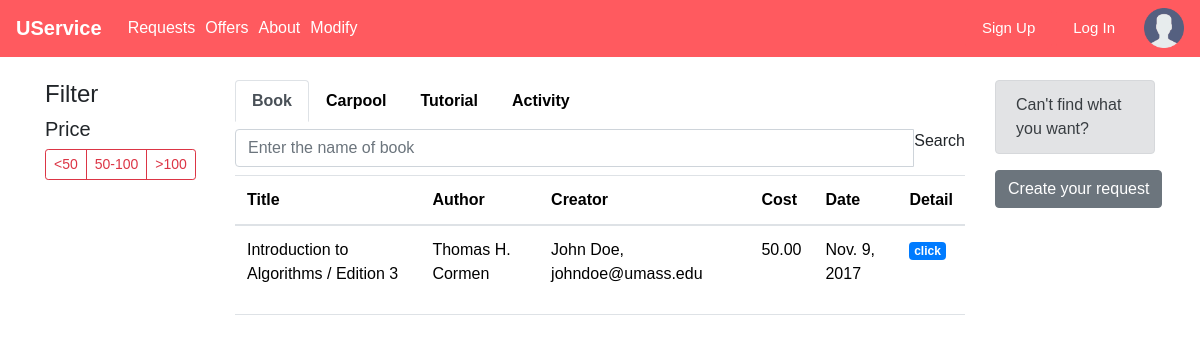
Before: /USERVICE/searchoffer/ with the older database file.
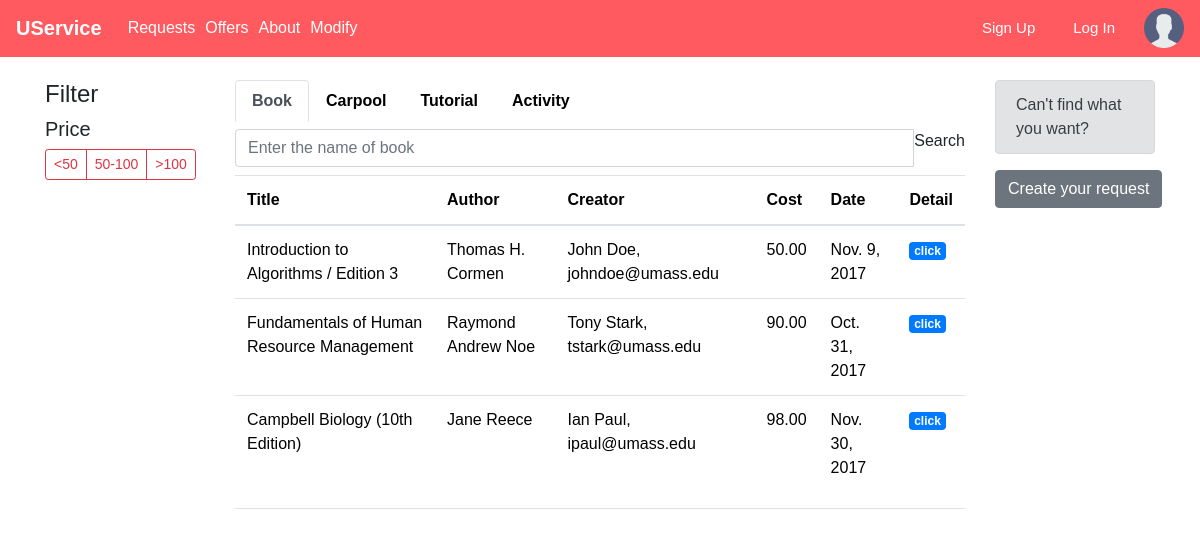
After: the same page with the newer database file.
### USERVICE/models.py (models this page shows, shortened)
class Textbook_Trading(models.Model):
    title = models.CharField(max_length=200)
    author = models.CharField(max_length=200)
    description = models.TextField(max_length=1000, help_text="Enter a brief description of the book")
    creator=models.ForeignKey(Profile,on_delete=models.SET_NULL,null=True)
    date=models.DateField(null=True,blank=True)
    cost=models.DecimalField(max_digits=4,decimal_places=2,default=Decimal('0.00'))
    request=models.BooleanField(default=False)
    offer=models.BooleanField(default=False)
    def get_absolute_url(self):
         return reverse('textbook-Detail', args=[str(self.id)])

class Profile(models.Model):
    user = models.ForeignKey(User, on_delete=models.SET_NULL, null=True)
    review = models.CharField(max_length=500, help_text="Review")
    RATING = (
        ('vb', 'Very Bad'),
        ('b', 'Bad'),
        ('g', 'Good'),
        ('vg', 'Very Good'),
    )
    rating = models.CharField(max_length=1, choices=RATING, blank=True, default='vb', help_text='Rate Me')
    def __str__(self):
        return '%s' % (self.user)

class User(models.Model):
    name = models.CharField(max_length=100, help_text="Name")
    email = models.CharField(max_length=100, help_text="Email")
    password = models.CharField(max_length=10, help_text="Password")
    def __str__(self):
        return '%s, %s' % (self.name, self.email)

### USERVICE/views.py (the view)
class offerListView(generic.ListView):
    context_object_name = "offerlist"
    template_name = 'searchOffer.html'
    queryset = Textbook_Trading.objects.all()
    def get_context_data(self, **kwargs):
        context = super(offerListView, self).get_context_data(**kwargs)
        context['books'] = Textbook_Trading.objects.filter(offer=True)
        context['carpools'] = Carpool.objects.filter(offer=True)
        context['tutors'] = Tutor.objects.filter(offer=True)
        context['activitys'] = Activity.objects.filter(offer=True)
        return context

### USERVICE/models.py (called while the page is built)
    def get_absolute_url(self):
        return reverse('activity-Detail', args=[str(self.id)])

    def get_absolute_url(self):
        return reverse('carpool-Detail', args=[str(self.id)])

    def get_absolute_url(self):
        return reverse('tutor-Detail', args=[str(self.id)])

### USERVICE/templates/searchOffer.html (shortened to what this page needs)
{% extends "base_generic.html" %}
{% block extra_head %}
{% load static %}
<link rel="stylesheet" href="{% static 'css/search.css' %}">
{% endblock %}
{% block content %}
      <div class="container">
        <div class="row">
          <div class="col-lg-2 col-md-3">
              <h4>Filter</h4>
              <h5>Price</h5>
              <div class="btn-group btn-group-sm" role="group" aria-label="price">
                <button type="button" class="btn btn-outline-danger"><50</button>
                <button type="button" class="btn btn-outline-danger">50-100</button>
                <button type="button" class="btn btn-outline-danger">>100</button>
              </div>
          </div>
          <div class="col-lg-8 col-md-6">
            <nav class="nav nav-tabs" id="myTab" role="tablist">
              <a class="nav-item nav-link active" id="nav-book-tab" data-toggle="tab" href="#nav-book" role="tab" aria-controls="nav-home" aria-expanded="true">Book</a>
              <a class="nav-item nav-link" id="nav-carpool-tab" data-toggle="tab" href="#nav-carpool" role="tab" aria-controls="nav-carpool">Carpool</a>
              <a class="nav-item nav-link" id="nav-tutorial-tab" data-toggle="tab" href="#nav-tutorial" role="tab" aria-controls="nav-tutorial">Tutorial</a>
              <a class="nav-item nav-link" id="nav-activity-tab" data-toggle="tab" href="#nav-activity" role="tab" aria-controls="nav-activity">Activity</a>
            <div class="tab-content" id="nav-tabContent">
              <div class="tab-pane fade show active" id="nav-book" role="tabpanel" aria-labelledby="nav-book-tab">
                <div class="input-group">
                  <input type="text" class="form-control" placeholder="Enter the name of book" aria-describedby="book">
                  <span class="input-group-addon" id="book">Search</span>
                </div>
                  <table class="table table-hover">
                    <thead>
                      <tr>
                        <th>Title</th>
                        <th>Author</th>
                        <th>Creator</th>
                        <th>Cost</th>
                        <th>Date</th>
                        <th>Detail</th>
                      </tr>
                    </thead>
                    <tbody>
                      {% for book in books %}
                        <tr>
                          <td><a>{{ book.title }}</a></td>
                          <td><a>{{ book.author }}</a></td>
                          <td><a>{{ book.creator}}</a></td>
                          <td><a>{{ book.cost }}</a></td>
                          <td><a>{{ book.date}}</a></td>
                          <td><a class="badge badge-primary"  href="{{ book.get_absolute_url }}">click</a></td>
                        </tr>
                      {% endfor %}
                    </tbody>
                </table>
              </div>
            </div>
          </div>
          <div class="col-lg-2 col-md-3">
            <div class="alert alert-secondary" role="alert">
              Can't find what you want?
            </div>
            <button  type="button" class="btn btn-secondary" name="button"><a href="{% url 'addrequest' %}">Create your request</a></button>
          </div>
        </div>
      </div>
{% endblock %}

Changed rows visible on the page:
now on this page (row edited): Textbook_Trading: title "Fundamentals of Human Resource Management", author "Raymond Andrew Noe", creator "Tony Stark, tstark@umass.edu", cost "90.00", date "Oct. 31, 2017"
added Textbook_Trading: title "Campbell Biology (10th Edition)", author "Jane Reece", creator "Ian Paul, ipaul@umass.edu", cost "98.00", date "Nov. 30, 2017"
